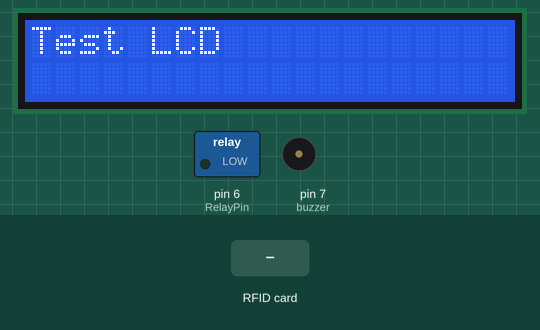
This sketch was run on a simulated Arduino Uno, built with avr-gcc and run on an emulated ATmega328P. Parts: 20×2 character LCD, switched loads named in the sketch (green lamp = pin HIGH), buzzer (waves = sounding). The inputs (shaded band) are chosen by the test bench. Pins used as bus, display or sensor lines are not drawn.

Above: at 1.3 s.
1.4 s: RFID card 5E 7A 19 C4 held to the reader
At 3.1 s:
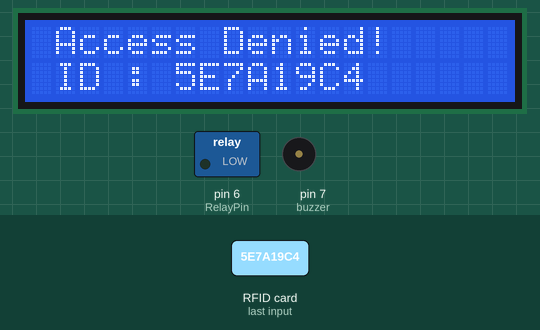
At 4.7 s:
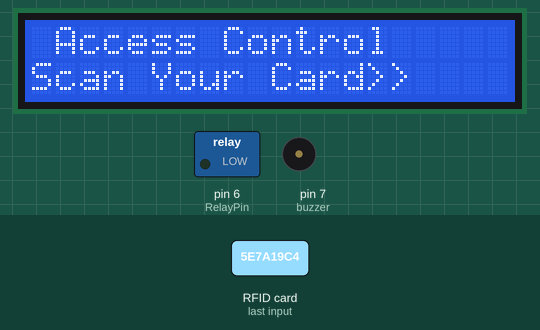
Timing chart, 0 to 6.2 s (numbered marks = the images above; inputs shaded):
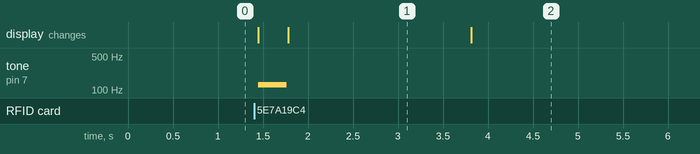

Measured:
- after the input at 1.4 s, tone on pin 7 (buzzer): silent → 128 Hz after 0.05 s, → silent 0.32 s later; the display: first changes after 0.05 s (image 1 shows a later state)
- what the display in image 1 shows lasts 2.0 s, from 1.8 s to 3.8 s

The sketch:

sketch_jan16a.ino
```cpp
#include <SPI.h>
#include <MFRC522.h>
#include <Wire.h>
#include <LiquidCrystal_I2C.h>

#define RST_PIN 9
#define SS_PIN 10
int RelayPin = 6;
const int buzzer = 7; //buzzer to arduino pin 7

byte readCard[4];
//String MasterTag = "3ECD72C";	// REPLACE this Tag ID with your Tag ID!!!
String MasterTag = "6958182";	// REPLACE this Tag ID with your Tag ID!!!
String tagID = "";

// Create instances
MFRC522 mfrc522(SS_PIN, RST_PIN);
LiquidCrystal_I2C lcd(0x27,20,2);  // set the LCD address to 0x27 for a 16 chars and 2 line display

void setup()
{
  // Initiating
  pinMode(buzzer, OUTPUT); // Set buzzer - pin 9 as an output
  pinMode(RelayPin, OUTPUT);
  SPI.begin(); // SPI bus
  mfrc522.PCD_Init(); // MFRC522
   lcd.init();                      // initialize the lcd
  // Print a message to the LCD.
  lcd.backlight();
lcd.print("Test LCD");
}

void loop()
{

  //Wait until new tag is available
  while (getID())
  {
    lcd.clear();
    lcd.setCursor(0, 0);

    if (tagID == MasterTag)
    {

      lcd.print(" Access Granted!");
      digitalWrite(RelayPin, HIGH);
      tone(buzzer, 1500);
	      delay(0500);
        noTone(buzzer);
    }
    else
    {
      lcd.print(" Access Denied!");
        tone(buzzer, 0200);
	      delay(0500);
        noTone(buzzer);

    }

      lcd.setCursor(0, 1);
      lcd.print(" ID : ");
      lcd.print(tagID);

    delay(2000);

    lcd.clear();
    digitalWrite(RelayPin, LOW);
    lcd.print(" Access Control ");
    lcd.setCursor(0, 1);
    lcd.print("Scan Your Card>>");
  }
}

//Read new tag if available
boolean getID()
{
  // Getting ready for Reading PICCs
  if ( ! mfrc522.PICC_IsNewCardPresent()) { //If a new PICC placed to RFID reader continue
  return false;
  }
  if ( ! mfrc522.PICC_ReadCardSerial()) { //Since a PICC placed get Serial and continue
  return false;
  }
  tagID = "";
  for ( uint8_t i = 0; i < 4; i++) { // The MIFARE PICCs that we use have 4 byte UID
  //readCard[i] = mfrc522.uid.uidByte[i];
  tagID.concat(String(mfrc522.uid.uidByte[i], HEX)); // Adds the 4 bytes in a single String variable
  }
  tagID.toUpperCase();
  mfrc522.PICC_HaltA(); // Stop reading
  return true;
}
```
